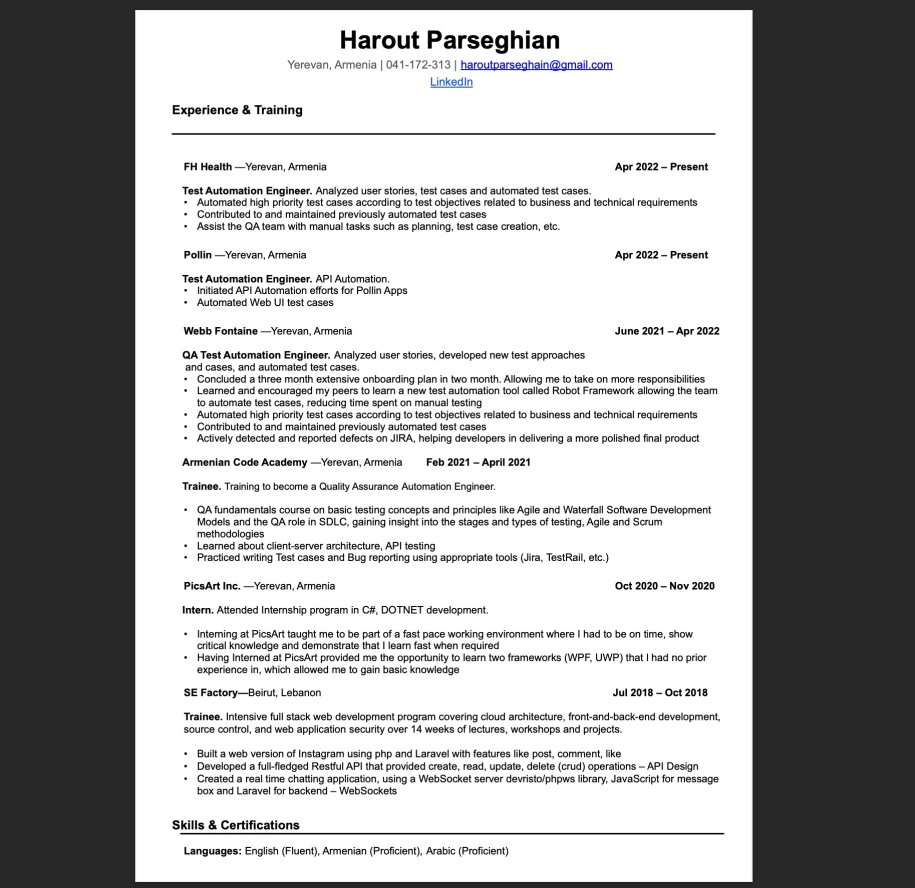
#> input picture C9272C6D-C10F-49A6-8DEB-48179B4E5E36.JPEG, 1830 x 1776 px (shown at 1/2 size)
$ python main.py
#> lines starting #> are read from the running program, lines starting #| are printed output that depends on the picture; after the words box and inside, x2 and y2 are one past the last pixel; in counts of white or black regions, pixels touching at a corner belong together
# Importing Libraries
import cv2
import numpy as np

# Loading an image and setting the frame size for the scanned Document
img = cv2.imread('./C9272C6D-C10F-49A6-8DEB-48179B4E5E36.JPEG')
#> img is the input picture: shape (1776, 1830, 3); mean B, G, R 169.7, 169.5, 169.5
frameWidth = 1230
frameHeight = 1740
cv2.imshow("Original", img)

# Processing the Image
def imageProcessing(img):
  imgGray = cv2.cvtColor(img, cv2.COLOR_BGR2GRAY)
  imgBlur = cv2.GaussianBlur(imgGray, (5, 5), 1)
  imgCanny = cv2.Canny(imgBlur, 200, 200)
  return imgCanny

# Getting the boundaries of the document
def GetContour(img):
  biggest = np.array([])
  bArea = 0
  contours,heirarchy = cv2.findContours(img,cv2.RETR_EXTERNAL,cv2.CHAIN_APPROX_NONE)
  for cnt in contours:
    area = cv2.contourArea(cnt)
    if area > 5500:
      peri = cv2.arcLength(cnt, True)
      approx = cv2.approxPolyDP(cnt, 0.02 * peri, True)
      if area > bArea and len(approx) == 4:
        biggest = approx
        bArea = area
  return biggest

# Getting the points around the boundaries
def reorder(myPoints):
  myPoints = myPoints.reshape((4,2))
  myPointsNew = np.zeros((4, 2), np.int32)
  add = myPoints.sum(1)
  myPointsNew[0] = myPoints[np.argmin(add)]
  myPointsNew[3] = myPoints[np.argmax(add)]
  diff = np.diff(myPoints, axis = 1)
  myPointsNew[1] = myPoints[np.argmin(diff)]
  myPointsNew[2] = myPoints[np.argmax(diff)]
  return myPointsNew

# Warping the document
def getWarp(img, biggest):
  biggest = reorder(biggest)
  pts1 = np.float32(biggest)
  pts2 = np.float32([[0, 0], [frameWidth, 0], [0, frameHeight], [frameWidth, frameHeight]])
  matrix = cv2.getPerspectiveTransform(pts1, pts2)
  imgOutput = cv2.warpPerspective(img, matrix, (frameWidth, frameHeight))
  return imgOutput

# Using functions to get the scanned document
img = cv2.resize(img, (frameWidth, frameHeight))
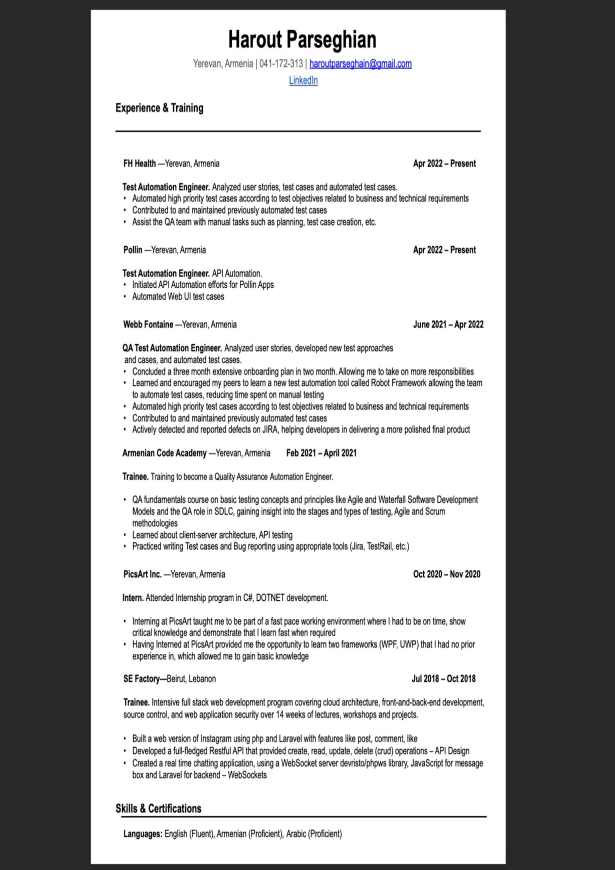
#> img: shape (1740, 1230, 3) (shown at 1/2 size); mean B, G, R 169.7, 169.5, 169.5
cv2.imshow('Resized', img)
result = imageProcessing(img)
#> in imageProcessing, `imgCanny = cv2.Canny(imgBlur, 200, 200)`:
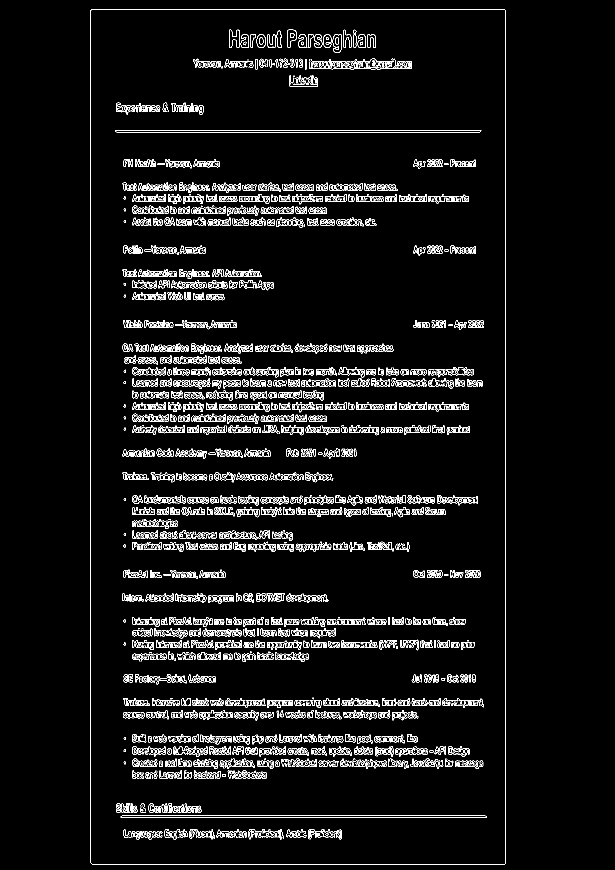
#> imgCanny: shape (1740, 1230) (shown at 1/2 size); 5% white in thin lines or dots, all inside (x1, y1, x2, y2) = (181, 19, 1012, 1729)
biggest = GetContour(result)
#> in GetContour, `contours,heirarchy = cv2.findContours(img,cv2.RETR_EXTERNAL,cv2.CHAIN_..`: contours = 1 contour; box (x1, y1, x2, y2) and area: (181, 19, 1012, 1729) 1418462
#> the loop in GetContour, `for cnt in contours:` made 1 pass
#> (area, peri, biggest, bArea) on pass 1: (1418462.5, 5075.1, [[182, 19], [181, 1725], [1009, 1728], [1011, 20]], 1418462.5)
#> after the loop in GetContour, `for cnt in contours:`: bArea = 1418462.5
#> biggest = [[182, 19], [181, 1725], [1009, 1728], [1011, 20]]
imgWarpped = getWarp(img, biggest)
#> in reorder, `add = myPoints.sum(1)`: add = [201, 1906, 2737, 1031]
#> in reorder, `diff = np.diff(myPoints, axis = 1)`: diff = [-163, 1544, 719, -991]
#> in getWarp, `biggest = reorder(biggest)`: biggest = [[182, 19], [1011, 20], [181, 1725], [1009, 1728]]
#> in getWarp, `matrix = cv2.getPerspectiveTransform(pts1, pts2)`: matrix = [[1.49, 0.000871, -270.4], [-0.00123, 1.02, -19.14], [1.42e-06, -7.05e-07, 1]]
#> in getWarp, `imgOutput = cv2.warpPerspective(img, matrix, (frameWidth, frameHeight))`:
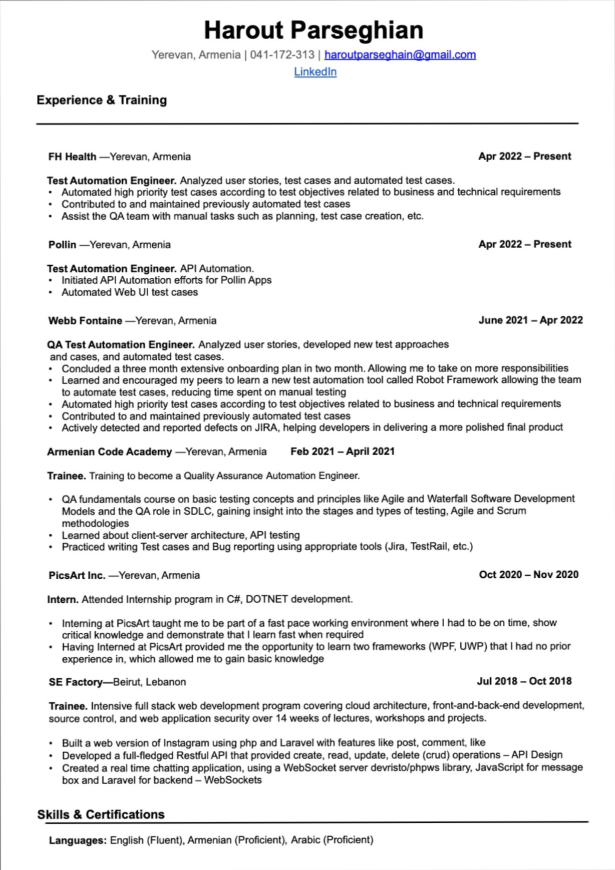
#> imgOutput: shape (1740, 1230, 3) (shown at 1/2 size); mean B, G, R 235.6, 235.4, 235.4
cv2.imshow("Output", imgWarpped)
cv2.waitKey(0)
